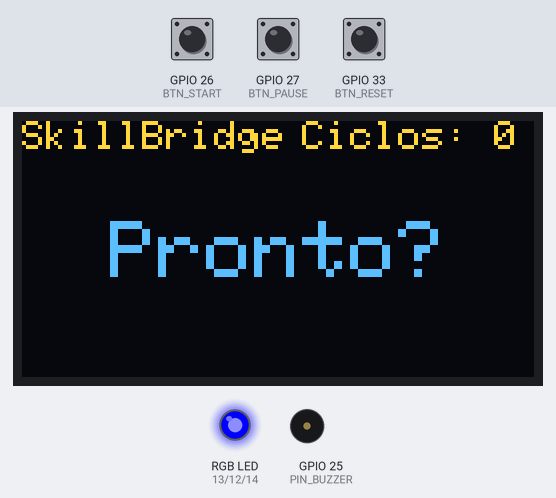
Simulated run of this sketch. Board: ESP32. On the bench: 128×64 one-colour display, an RGB LED mixed from three pins (HIGH = lit), buzzer (waves = sounding). Inputs (shaded band) come from the test bench; at power-on: GPIO 26 (BTN_START) HIGH, GPIO 27 (BTN_PAUSE) HIGH, GPIO 33 (BTN_RESET) HIGH. The OLED is the two-colour kind (top 16 rows yellow); WiFi joins after 1.5 s; servers stay silent unless stated; the local clock reads 2024-03-15 10:24:30 at power-on unless the sketch sets it; what the sketch prints to the serial monitor is not drawn.

Above: at 3.2 s.
3.3 s: GPIO 26 (BTN_START) pulled LOW for 0.15 s
At 4.5 s:
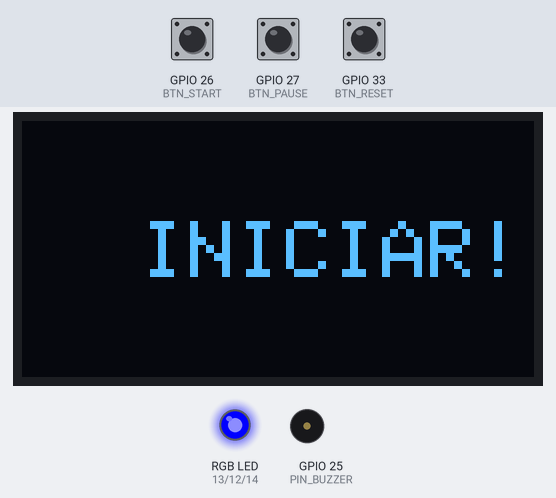
6.4 s: GPIO 27 (BTN_PAUSE) pulled LOW for 0.15 s
At 6.8 s:
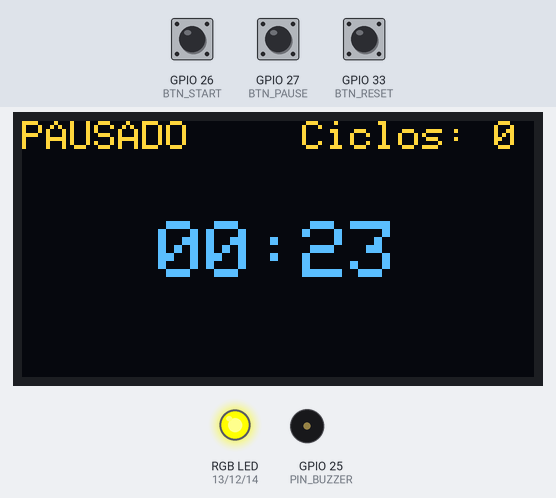
8.0 s: GPIO 33 (BTN_RESET) pulled LOW for 0.15 s
At 9.2 s:
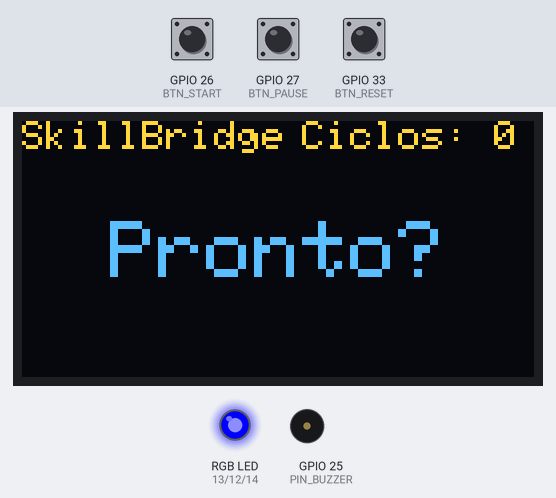
9.6 s: GPIO 26 (BTN_START) pulled LOW for 1 s
At 12.4 s:
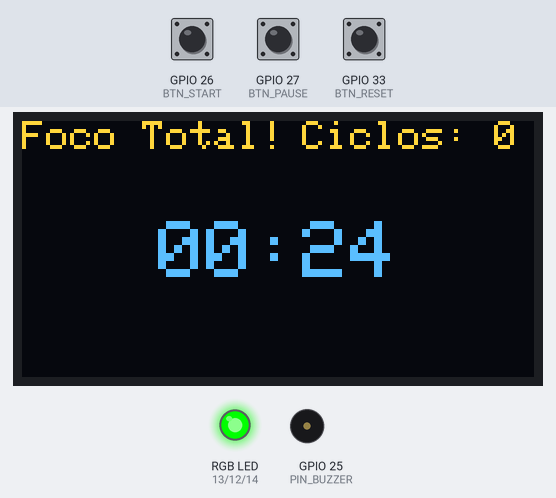
13.6 s: GPIO 27 (BTN_PAUSE) pulled LOW for 1 s
At 13.95 s:
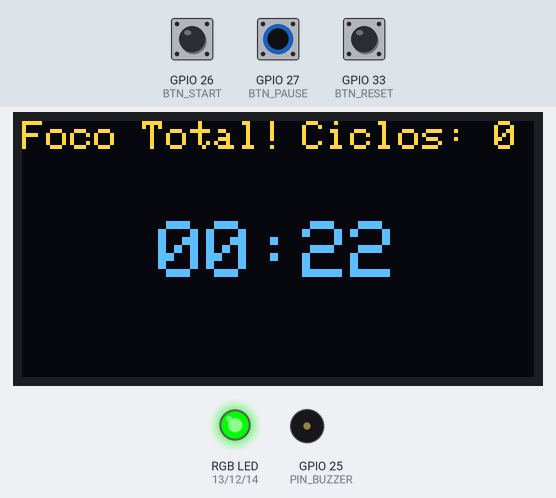
16.1 s: GPIO 33 (BTN_RESET) pulled LOW for 1 s
At 16.6 s:
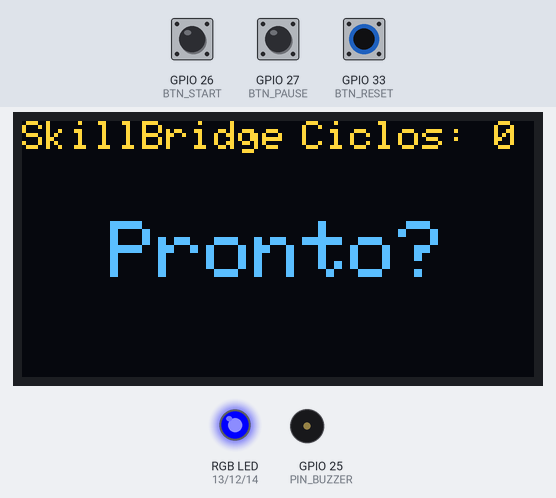
Timing chart, 0 to 19.1 s (numbered marks = the images above; inputs shaded):
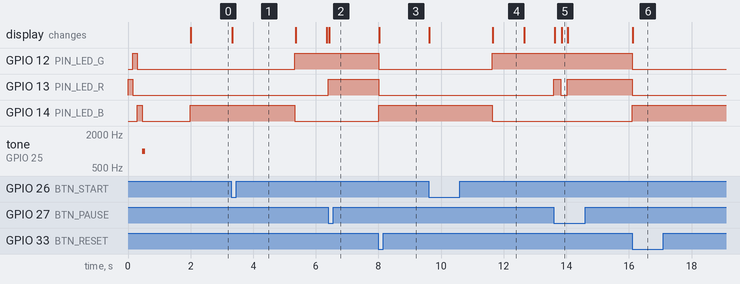

Measured:
- after the input at 3.3 s, GPIO 12 (PIN_LED_G): LOW → HIGH after 2.0 s; GPIO 14 (PIN_LED_B): HIGH → LOW after 2.0 s; the display: changes at once (image 1)
- after the input at 6.4 s, GPIO 13 (PIN_LED_R): LOW → HIGH at once; the display: changes at once (image 2)
- after the input at 8.0 s, GPIO 12 (PIN_LED_G), GPIO 13 (PIN_LED_R): HIGH → LOW at once; GPIO 14 (PIN_LED_B): LOW → HIGH at once; the display: changes at once (image 3)
- after the input at 9.6 s, GPIO 12 (PIN_LED_G): LOW → HIGH after 2.0 s; GPIO 14 (PIN_LED_B): HIGH → LOW after 2.0 s; the display: first changes at once (image 4 shows a later state)
- after the input at 13.6 s, GPIO 13 (PIN_LED_R): LOW → HIGH at once, → LOW 0.23 s later, → HIGH 0.20 s later; the display: first changes at once (image 5 shows a later state)
- after the input at 16.1 s, GPIO 12 (PIN_LED_G), GPIO 13 (PIN_LED_R): HIGH → LOW at once; GPIO 14 (PIN_LED_B): LOW → HIGH at once; the display: changes at once (image 6)
- what the display in image 4 shows lasts 1.0 s, from 11.7 s to 12.7 s

The sketch:

sketch.ino
```cpp
/*
 * Projeto: SkillBridge - Timer Pomodoro IoT (Conectado)
 * Versão: 10.0 (Envio ao Final do Ciclo Completo)
 * Descrição: Envia dados para o Firebase apenas após terminar Foco + Pausa.
 * Hardware: ESP32, OLED, LED RGB, Buzzer, Botões.
 * Simulador: Wokwi
 */

#include <Wire.h>
#include <Adafruit_GFX.h>
#include <Adafruit_SSD1306.h>
#include <WiFi.h>
#include <HTTPClient.h>
#include <ArduinoJson.h>
#include <time.h>

// ==================== CONFIGURAÇÕES FIREBASE (SKILLBRIDGE) ====================
const char* FIREBASE_PROJECT_ID = "fiap-mobile-8ca1d";
const char* FIREBASE_API_KEY    = "AIzaSyC63p4TMq26s3BNhE3lbPBzJSpFuFVXFAM";
const char* USER_ID_FICTICIO    = "estudante_iot_fiap_01";
const char* COLECAO_FIRESTORE   = "study_sessions";

// ==================== CONFIGURAÇÕES WIFI & HORA ====================
const char* WIFI_SSID = "Wokwi-GUEST";
const char* WIFI_PASS = "";

// Configuração NTP
const long  GMT_OFFSET_SEC = 0;
const int   DAYLIGHT_OFFSET_SEC = 0;
const char* NTP_SERVER = "pool.ntp.org";

// --- Configuração do OLED ---
#define LARGURA_TELA 128
#define ALTURA_TELA  64
#define ENDERECO_I2C 0x3C
Adafruit_SSD1306 display(LARGURA_TELA, ALTURA_TELA, &Wire, -1);

// --- Definição dos Pinos ---
const int PIN_BUZZER = 25;
const int PIN_LED_R  = 13;
const int PIN_LED_G  = 12;
const int PIN_LED_B  = 14;
const int BTN_START  = 26;
const int BTN_PAUSE  = 27;
const int BTN_RESET  = 33;

// --- Configuração de Tempo (Demonstração) ---
const long DURACAO_TRABALHO = 25;
const long DURACAO_PAUSA    = 5;
const int  LIMITE_ALERTA    = 5;

// --- Estados ---
enum EstadoSistema { OCIOSO, TRABALHANDO, FINALIZANDO, DESCANSO, PAUSADO };
EstadoSistema estadoAtual = OCIOSO;
EstadoSistema estadoAnterior = OCIOSO;

// --- Variáveis Globais ---
unsigned long millisAnterior = 0;
long contadorTimer = DURACAO_TRABALHO;
int contadorCiclos = 0;
bool ledPiscando = false;
unsigned long ultimoTempoDebounce = 0;
const unsigned long ATRASO_DEBOUNCE = 200;

// ==================== FUNÇÕES DE HARDWARE ====================

void definirCorLed(bool r, bool g, bool b) {
  digitalWrite(PIN_LED_R, r ? HIGH : LOW);
  digitalWrite(PIN_LED_G, g ? HIGH : LOW);
  digitalWrite(PIN_LED_B, b ? HIGH : LOW);
}

void atualizarDisplay(String textoTopo, String textoCentro, String textoBaixo) {
  display.clearDisplay();
  display.setTextSize(1);
  display.setCursor(0, 0);
  display.print(textoTopo);

  if(textoBaixo.startsWith("Ciclos")) {
     display.setCursor(70, 0);
     display.print(textoBaixo);
  }

  display.setTextSize(2);
  int16_t x1, y1;
  uint16_t w, h;
  display.getTextBounds(textoCentro, 0, 0, &x1, &y1, &w, &h);
  display.setCursor((LARGURA_TELA - w) / 2, 25);
  display.print(textoCentro);
  display.display();
}

// ==================== CONECTIVIDADE E HTTP ====================

void conectarWiFi() {
  Serial.print(F("[WIFI] Conectando a "));
  Serial.print(WIFI_SSID);
  WiFi.begin(WIFI_SSID, WIFI_PASS);

  int tentativas = 0;
  while (WiFi.status() != WL_CONNECTED && tentativas < 20) {
    delay(500);
    Serial.print(".");
    tentativas++;
  }

  if (WiFi.status() == WL_CONNECTED) {
    Serial.println(F("\n[WIFI] Conectado!"));
    configTime(GMT_OFFSET_SEC, DAYLIGHT_OFFSET_SEC, NTP_SERVER);
    Serial.println(F("[NTP] Sincronizando relogio..."));
  } else {
    Serial.println(F("\n[WIFI] Falha. Modo Offline."));
  }
}

void enviarDadosFirebase(int tempoFocoSegundos) {
  if (WiFi.status() != WL_CONNECTED) {
    Serial.println(F("[HTTP] Erro: Sem Wi-Fi."));
    return;
  }

  String url = "https://firestore.googleapis.com/v1/projects/";
  url += FIREBASE_PROJECT_ID;
  url += "/databases/(default)/documents/";
  url += COLECAO_FIRESTORE;
  url += "?key=";
  url += FIREBASE_API_KEY;

  HTTPClient http;
  http.begin(url);
  http.addHeader("Content-Type", "application/json");

  StaticJsonDocument<768> doc;
  JsonObject fields = doc.createNestedObject("fields");

  fields["userId"]["stringValue"] = USER_ID_FICTICIO;
  fields["sessionType"]["stringValue"] = "pomodoro_cycle_complete"; // Mudamos o nome para indicar ciclo completo
  fields["durationSeconds"]["integerValue"] = tempoFocoSegundos;
  fields["status"]["stringValue"] = "completed_with_break";
  fields["platform"]["stringValue"] = "ESP32_IoT";

  // Timestamp NTP
  struct tm timeinfo;
  if (getLocalTime(&timeinfo)) {
    char timeStringBuff[30];
    strftime(timeStringBuff, sizeof(timeStringBuff), "%Y-%m-%dT%H:%M:%SZ", &timeinfo);
    fields["createdAt"]["timestampValue"] = String(timeStringBuff);
    Serial.print(F("[DATA] Timestamp: "));
    Serial.println(timeStringBuff);
  } else {
    Serial.println(F("[ERRO] NTP falhou. Usando data padrao."));
    fields["createdAt"]["timestampValue"] = "2024-01-01T12:00:00Z";
  }

  String jsonOutput;
  serializeJson(doc, jsonOutput);

  Serial.println(F("[HTTP] Enviando ciclo completo para nuvem..."));
  int httpResponseCode = http.POST(jsonOutput);

  if (httpResponseCode == 200) {
    Serial.println(F("[HTTP] SUCESSO! Dados salvos."));
  } else {
    Serial.print(F("[HTTP] ERRO: "));
    Serial.println(httpResponseCode);
    Serial.println(http.getString());
  }

  http.end();
}

// ==================== LÓGICA PRINCIPAL ====================

void executarChecagemSistema() {
  Serial.println(F("\n[SISTEMA] Iniciando SkillBridge IoT..."));
  definirCorLed(true, false, false); delay(150);
  definirCorLed(false, true, false); delay(150);
  definirCorLed(false, false, true); delay(150);
  tone(PIN_BUZZER, 1000, 100);
  definirCorLed(false, false, false);
  Serial.println(F("[SISTEMA] Hardware OK."));
}

void iniciarSessaoTrabalho() {
  Serial.println(F("[ESTADO] Foco Iniciado"));
  estadoAtual = TRABALHANDO;
  contadorTimer = DURACAO_TRABALHO;

  display.clearDisplay();
  display.setTextSize(2);
  display.setCursor(30, 25);
  display.print(F("INICIAR!"));
  display.display();
  delay(1000);
  millisAnterior = millis();
}

void iniciarSessaoDescanso() {
  contadorCiclos++;
  Serial.println(F("----------------------------------------"));
  Serial.println(F("[ESTADO] Foco encerrado. Iniciando Descanso."));
  Serial.print(F("[DADOS] Ciclos: ")); Serial.println(contadorCiclos);

  // REMOVIDO DAQUI: O envio não acontece mais aqui.

  estadoAtual = DESCANSO;
  contadorTimer = DURACAO_PAUSA;
  noTone(PIN_BUZZER);
}

void resetarSistema() {
  estadoAtual = OCIOSO;
  contadorTimer = DURACAO_TRABALHO;
  contadorCiclos = 0;
  noTone(PIN_BUZZER);
  definirCorLed(false, false, true);
  atualizarDisplay("SkillBridge", "Pronto?", "Ciclos: 0");
  Serial.println(F("[SISTEMA] Reset."));
}

String formatarTempo(long segundos) {
  long min = segundos / 60;
  long sec = segundos % 60;
  String sMin = (min < 10) ? "0" + String(min) : String(min);
  String sSec = (sec < 10) ? "0" + String(sec) : String(sec);
  return sMin + ":" + sSec;
}

void gerenciarEntradas() {
  if (millis() - ultimoTempoDebounce < ATRASO_DEBOUNCE) return;

  if (digitalRead(BTN_START) == LOW) {
    if (estadoAtual == OCIOSO) iniciarSessaoTrabalho();
    else if (estadoAtual == PAUSADO) {
      estadoAtual = estadoAnterior;
    }
    ultimoTempoDebounce = millis();
  }

  if (digitalRead(BTN_PAUSE) == LOW) {
    if (estadoAtual == TRABALHANDO || estadoAtual == FINALIZANDO || estadoAtual == DESCANSO) {
      estadoAnterior = estadoAtual;
      estadoAtual = PAUSADO;
      definirCorLed(true, true, false);
      atualizarDisplay("PAUSADO", formatarTempo(contadorTimer), "Ciclos: " + String(contadorCiclos));
    } else if (estadoAtual == PAUSADO) {
      estadoAtual = estadoAnterior;
    }
    ultimoTempoDebounce = millis();
  }

  if (digitalRead(BTN_RESET) == LOW) {
    resetarSistema();
    ultimoTempoDebounce = millis();
  }
}

void processarLogicaTimer() {
  if (estadoAtual == PAUSADO || estadoAtual == OCIOSO) return;

  unsigned long millisAtual = millis();
  if (millisAtual - millisAnterior >= 1000) {
    millisAnterior = millisAtual;
    contadorTimer--;

    if (estadoAtual == TRABALHANDO) {
      definirCorLed(false, true, false);
      atualizarDisplay("Foco Total!", formatarTempo(contadorTimer), "Ciclos: " + String(contadorCiclos));

      if (contadorTimer <= LIMITE_ALERTA) {
        estadoAtual = FINALIZANDO;
      }
    }
    else if (estadoAtual == FINALIZANDO) {
      ledPiscando = !ledPiscando;
      if (ledPiscando) {
        definirCorLed(true, true, false); tone(PIN_BUZZER, 1000, 200);
      } else {
        definirCorLed(false, false, false);
      }
      atualizarDisplay("Prepare-se", "RELAXAR!", formatarTempo(contadorTimer));

      if (contadorTimer <= 0) {
        iniciarSessaoDescanso();
      }
    }
    else if (estadoAtual == DESCANSO) {
      definirCorLed(false, true, true);
      atualizarDisplay("Descanso!", formatarTempo(contadorTimer), "Ciclos: " + String(contadorCiclos));

      // LÓGICA ALTERADA AQUI: Fim do Descanso = Fim do Ciclo
      if (contadorTimer <= 0) {
        Serial.println(F("[SISTEMA] Ciclo Completo (Foco + Pausa)."));

        // >>> ENVIA DADOS AGORA <<<
        atualizarDisplay("Salvando...", "Nuvem", "WiFi");
        enviarDadosFirebase(DURACAO_TRABALHO);

        iniciarSessaoTrabalho(); // Começa próximo foco
      }
    }
  }
}

void setup() {
  Serial.begin(115200);

  pinMode(PIN_BUZZER, OUTPUT);
  pinMode(PIN_LED_R, OUTPUT);
  pinMode(PIN_LED_G, OUTPUT);
  pinMode(PIN_LED_B, OUTPUT);
  pinMode(BTN_START, INPUT_PULLUP);
  pinMode(BTN_PAUSE, INPUT_PULLUP);
  pinMode(BTN_RESET, INPUT_PULLUP);

  executarChecagemSistema();
  conectarWiFi();

  if(!display.begin(SSD1306_SWITCHCAPVCC, ENDERECO_I2C)) {
    Serial.println(F("[ERRO] Falha no OLED")); for(;;);
  }

  display.clearDisplay();
  display.setTextColor(WHITE);
  resetarSistema();
}

void loop() {
  gerenciarEntradas();
  processarLogicaTimer();
}
```
